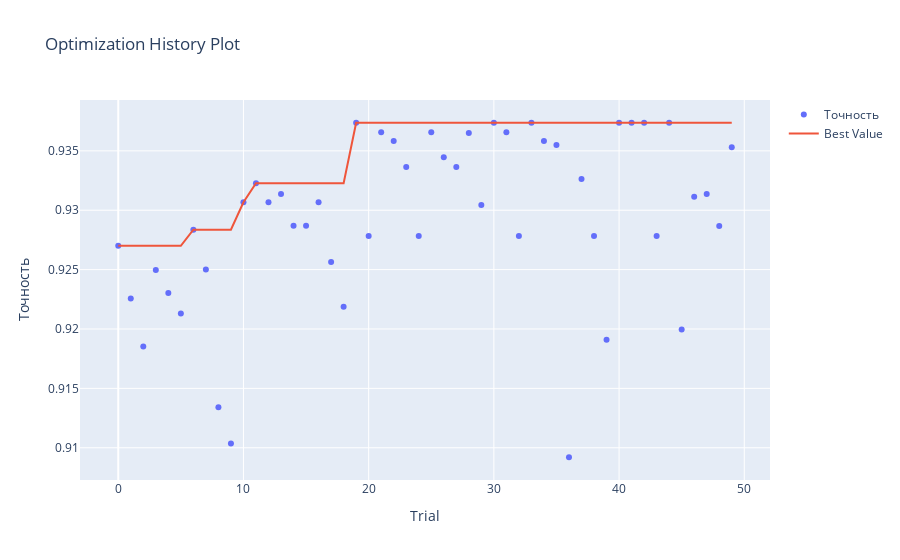

Source (notebook cell):
### Code cell
optuna.visualization.plot_optimization_history(study, target_name="Точность")
